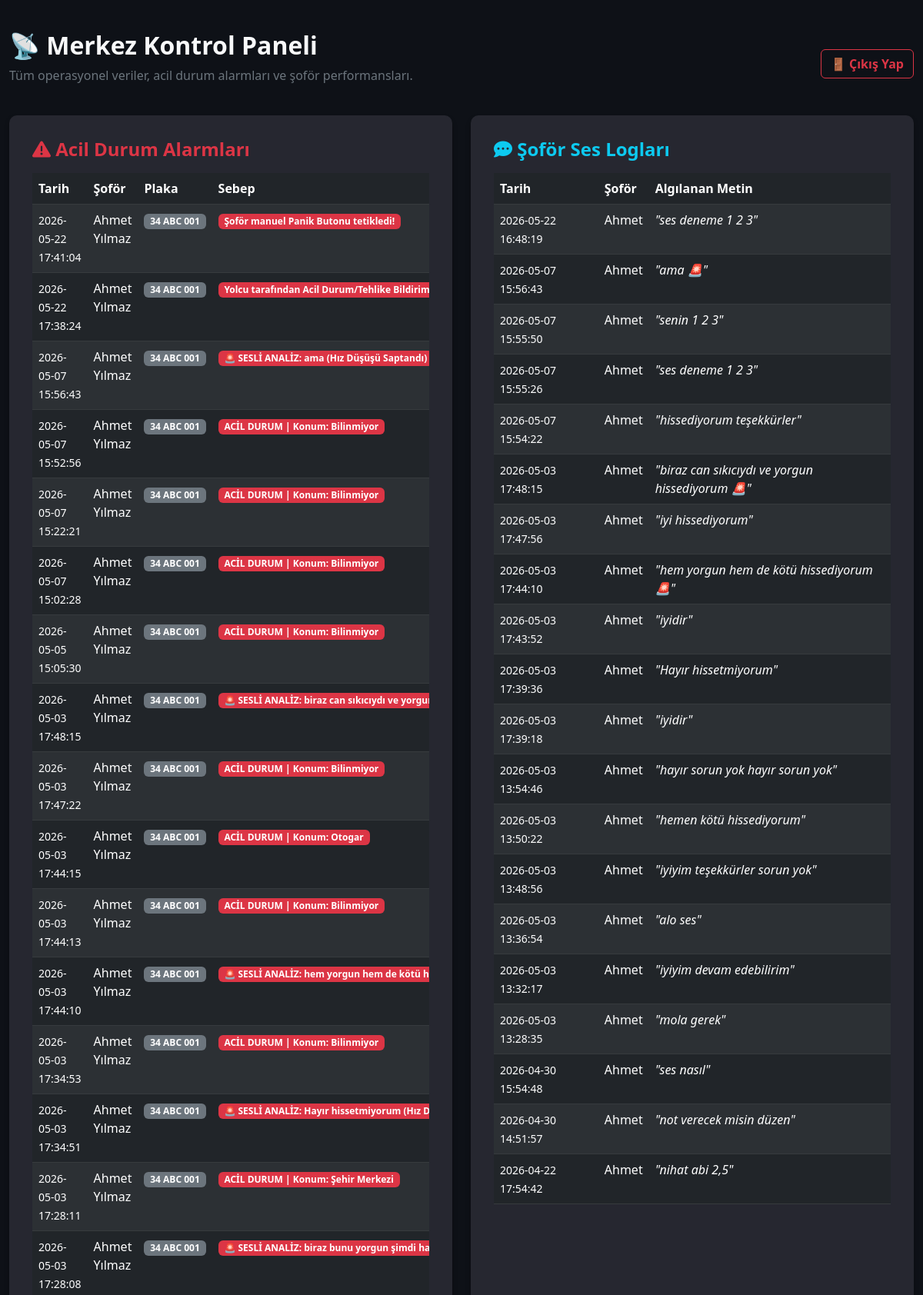
The page /admin (upper part) on the database its author committed.
### app/models.py (models this page shows, shortened)
class Alarm(db.Model):
    __tablename__ = 'alarmlar'
    alarm_id: Mapped[int] = mapped_column(primary_key=True, autoincrement=True)
    sofor_id: Mapped[int] = mapped_column(ForeignKey('soforler.id'), nullable=False)
    tarih_saat: Mapped[str] = mapped_column(String(50), nullable=False, default=lambda: datetime.now().strftime("%Y-%m-%d %H:%M:%S"))
    durum_bilgi: Mapped[Optional[str]] = mapped_column(Text)
    alarm_tipi: Mapped[str] = mapped_column(String(50), nullable=False)
    sofor: Mapped["Sofor"] = relationship(back_populates="alarmlar")

class Sofor(UserMixin, db.Model):
    __tablename__ = 'soforler'
    id: Mapped[int] = mapped_column(primary_key=True, autoincrement=True)
    ad: Mapped[str] = mapped_column(String(100), nullable=False)
    soyad: Mapped[str] = mapped_column(String(100), nullable=False)
    kullanici_adi: Mapped[str] = mapped_column(String(100), nullable=False, unique=True)
    arac_plaka: Mapped[str] = mapped_column(String(50), nullable=False, unique=True)
    sifre_hash: Mapped[str] = mapped_column(String(255), nullable=False)
    sifre_plain: Mapped[Optional[str]] = mapped_column(String(255))
    alarmlar: Mapped[List["Alarm"]] = relationship(back_populates="sofor")
    ses_loglari: Mapped[List["SesLog"]] = relationship(back_populates="sofor")
    vardiya_kayitlari: Mapped[List["VardiyaSesKaydi"]] = relationship(back_populates="sofor")
    yorumlar: Mapped[List["YolcuYorum"]] = relationship(back_populates="sofor")
    konum: Mapped[Optional["AracKonum"]] = relationship(back_populates="sofor", uselist=False)

class SesLog(db.Model):
    __tablename__ = 'ses_loglari'
    log_id: Mapped[int] = mapped_column(primary_key=True, autoincrement=True)
    sofor_id: Mapped[int] = mapped_column(ForeignKey('soforler.id'), nullable=False)
    tarih_saat: Mapped[str] = mapped_column(String(50), nullable=False, default=lambda: datetime.now().strftime("%Y-%m-%d %H:%M:%S"))
    metin: Mapped[str] = mapped_column(Text, nullable=False)
    sofor: Mapped["Sofor"] = relationship(back_populates="ses_loglari")

### app/admin/routes.py (the view)
@bp.route('/admin')
def admin_panel():
    alarmlar = db.session.scalars(db.select(Alarm).order_by(Alarm.alarm_id.desc())).all()
    loglar = db.session.scalars(db.select(SesLog).order_by(SesLog.log_id.desc())).all()
    yorumlar = db.session.scalars(db.select(YolcuYorum).order_by(YolcuYorum.id.desc())).all()
    vardiya_kayitlari = db.session.scalars(db.select(VardiyaSesKaydi).order_by(VardiyaSesKaydi.id.desc())).all()
    return render_template('admin.html', title='Merkez Yönetim', alarmlar=alarmlar, loglar=loglar, yorumlar=yorumlar, vardiya_kayitlari=vardiya_kayitlari)

### app/templates/admin.html (shortened to what this page needs)
{% extends "base.html" %}
{% block content %}
<div class="row align-items-center mb-4 mt-3">
    <div class="col-md-9">
        <h2 class="fw-bold text-light">📡 Merkez Kontrol Paneli</h2>
        <p class="text-secondary">Tüm operasyonel veriler, acil durum alarmları ve şoför performansları.</p>
    </div>
    <div class="col-md-3 text-end">
        <a href="{{ url_for('auth.logout') }}" class="btn btn-outline-danger fw-bold">🚪 Çıkış Yap</a>
    </div>
</div>
<div class="row">
    <div class="col-md-6 mb-4">
        <div class="streamlit-container h-100 mt-0">
            <h4 class="text-danger fw-bold mb-3"><i class="fa-solid fa-triangle-exclamation"></i> Acil Durum Alarmları</h4>
            <div class="table-responsive">
                <table class="table table-dark table-hover table-striped">
                    <thead>
                        <tr>
                            <th>Tarih</th>
                            <th>Şoför</th>
                            <th>Plaka</th>
                            <th>Sebep</th>
                        </tr>
                    </thead>
                    <tbody>
                        {% for a in alarmlar %}
                        <tr>
                            <td><small>{{ a.tarih_saat }}</small></td>
                            <td>{{ a.sofor.ad }} {{ a.sofor.soyad }}</td>
                            <td><span class="badge bg-secondary">{{ a.sofor.arac_plaka }}</span></td>
                            <td><span class="badge bg-danger">{{ a.durum_bilgi }}</span></td>
                        </tr>
                        {% else %}
                        <tr><td colspan="4" class="text-center text-muted">Kayıtlı alarm bulunmuyor.</td></tr>
                        {% endfor %}
                    </tbody>
                </table>
            </div>
        </div>
    </div>
    <div class="col-md-6 mb-4">
        <div class="streamlit-container h-100 mt-0">
            <h4 class="text-info fw-bold mb-3"><i class="fa-solid fa-comment-dots"></i> Şoför Ses Logları</h4>
            <div class="table-responsive">
                <table class="table table-dark table-hover table-striped">
                    <thead>
                        <tr>
                            <th>Tarih</th>
                            <th>Şoför</th>
                            <th>Algılanan Metin</th>
                        </tr>
                    </thead>
                    <tbody>
                        {% for l in loglar %}
                        <tr>
                            <td><small>{{ l.tarih_saat }}</small></td>
                            <td>{{ l.sofor.ad }}</td>
                            <td><i>"{{ l.metin }}"</i></td>
                        </tr>
                        {% else %}
                        <tr><td colspan="3" class="text-center text-muted">Ses logu bulunmuyor.</td></tr>
                        {% endfor %}
                    </tbody>
                </table>
            </div>
        </div>
    </div>
</div>
                {% set grouped_yorumlar = yorumlar | groupby('sofor_id') %}
{% endblock %}

### app/templates/base.html (shortened to what this page needs)
<!DOCTYPE html>
<html lang="tr" data-bs-theme="dark">
<head>
    <link href="https://cdn.jsdelivr.net/npm/bootstrap@5.3.0/dist/css/bootstrap.min.css" rel="stylesheet">
    <link rel="stylesheet" href="https://cdnjs.cloudflare.com/ajax/libs/font-awesome/6.4.0/css/all.min.css">
</head>
<body>
    <div class="container-fluid py-4">
        {% block content %}{% endblock %}
    </div>
</body>
</html>

### app/templates/base.html (style rules this page uses)
body { background-color: #0e1117; color: #fafafa; font-family: 'Segoe UI', Tahoma, Geneva, Verdana, sans-serif; }
.streamlit-container { max-width: 900px; margin: 40px auto; padding: 30px; background-color: #262730; border-radius: 10px; box-shadow: 0 4px 6px rgba(0,0,0,0.3); }

### rows shown on the page
Alarm: tarih_saat "2026-05-22 17:41:04", sofor.ad "Ahmet", sofor.soyad "Yılmaz", sofor.arac_plaka "34 ABC 001", durum_bilgi "Şoför manuel Panik Butonu tetikledi!"
Alarm: tarih_saat "2026-05-22 17:38:24", sofor.ad "Ahmet", sofor.soyad "Yılmaz", sofor.arac_plaka "34 ABC 001", durum_bilgi "Yolcu tarafından Acil Durum/Tehlike…"
Alarm: tarih_saat "2026-05-07 15:56:43", sofor.ad "Ahmet", sofor.soyad "Yılmaz", sofor.arac_plaka "34 ABC 001", durum_bilgi "🚨 SESLİ ANALİZ: ama (Hız Düşüşü Saptandı)"
Alarm: tarih_saat "2026-05-07 15:52:56", sofor.ad "Ahmet", sofor.soyad "Yılmaz", sofor.arac_plaka "34 ABC 001", durum_bilgi "ACİL DURUM | Konum: Bilinmiyor"
Alarm: tarih_saat "2026-05-07 15:22:21", sofor.ad "Ahmet", sofor.soyad "Yılmaz", sofor.arac_plaka "34 ABC 001", durum_bilgi "ACİL DURUM | Konum: Bilinmiyor"
Alarm: tarih_saat "2026-05-07 15:02:28", sofor.ad "Ahmet", sofor.soyad "Yılmaz", sofor.arac_plaka "34 ABC 001", durum_bilgi "ACİL DURUM | Konum: Bilinmiyor"
Alarm: tarih_saat "2026-05-05 15:05:30", sofor.ad "Ahmet", sofor.soyad "Yılmaz", sofor.arac_plaka "34 ABC 001", durum_bilgi "ACİL DURUM | Konum: Bilinmiyor"
Alarm: tarih_saat "2026-05-03 17:48:15", sofor.ad "Ahmet", sofor.soyad "Yılmaz", sofor.arac_plaka "34 ABC 001", durum_bilgi "🚨 SESLİ ANALİZ: biraz can sıkıcıydı ve…"
Alarm: tarih_saat "2026-05-03 17:47:22", sofor.ad "Ahmet", sofor.soyad "Yılmaz", sofor.arac_plaka "34 ABC 001", durum_bilgi "ACİL DURUM | Konum: Bilinmiyor"
Alarm: tarih_saat "2026-05-03 17:44:15", sofor.ad "Ahmet", sofor.soyad "Yılmaz", sofor.arac_plaka "34 ABC 001", durum_bilgi "ACİL DURUM | Konum: Otogar"
Alarm: tarih_saat "2026-05-03 17:44:13", sofor.ad "Ahmet", sofor.soyad "Yılmaz", sofor.arac_plaka "34 ABC 001", durum_bilgi "ACİL DURUM | Konum: Bilinmiyor"
Alarm: tarih_saat "2026-05-03 17:44:10", sofor.ad "Ahmet", sofor.soyad "Yılmaz", sofor.arac_plaka "34 ABC 001", durum_bilgi "🚨 SESLİ ANALİZ: hem yorgun hem de kötü…"
Alarm: tarih_saat "2026-05-03 17:34:53", sofor.ad "Ahmet", sofor.soyad "Yılmaz", sofor.arac_plaka "34 ABC 001", durum_bilgi "ACİL DURUM | Konum: Bilinmiyor"
Alarm: tarih_saat "2026-05-03 17:34:51", sofor.ad "Ahmet", sofor.soyad "Yılmaz", sofor.arac_plaka "34 ABC 001", durum_bilgi "🚨 SESLİ ANALİZ: Hayır hissetmiyorum (Hız…"
Alarm: tarih_saat "2026-05-03 17:28:11", sofor.ad "Ahmet", sofor.soyad "Yılmaz", sofor.arac_plaka "34 ABC 001", durum_bilgi "ACİL DURUM | Konum: Şehir Merkezi"
Alarm: tarih_saat "2026-05-03 17:28:08", sofor.ad "Ahmet", sofor.soyad "Yılmaz", sofor.arac_plaka "34 ABC 001", durum_bilgi "🚨 SESLİ ANALİZ: biraz bunu yorgun şimdi…"
SesLog: tarih_saat "2026-05-22 16:48:19", sofor.ad "Ahmet", metin "ses deneme 1 2 3"
SesLog: tarih_saat "2026-05-07 15:56:43", sofor.ad "Ahmet", metin "ama 🚨"
SesLog: tarih_saat "2026-05-07 15:55:50", sofor.ad "Ahmet", metin "senin 1 2 3"
SesLog: tarih_saat "2026-05-07 15:55:26", sofor.ad "Ahmet", metin "ses deneme 1 2 3"
SesLog: tarih_saat "2026-05-07 15:54:22", sofor.ad "Ahmet", metin "hissediyorum teşekkürler"
SesLog: tarih_saat "2026-05-03 17:48:15", sofor.ad "Ahmet", metin "biraz can sıkıcıydı ve yorgun hissediyorum 🚨"
SesLog: tarih_saat "2026-05-03 17:47:56", sofor.ad "Ahmet", metin "iyi hissediyorum"
SesLog: tarih_saat "2026-05-03 17:44:10", sofor.ad "Ahmet", metin "hem yorgun hem de kötü hissediyorum 🚨"
SesLog: tarih_saat "2026-05-03 17:43:52", sofor.ad "Ahmet", metin "iyidir"
SesLog: tarih_saat "2026-05-03 17:39:36", sofor.ad "Ahmet", metin "Hayır hissetmiyorum"
SesLog: tarih_saat "2026-05-03 17:39:18", sofor.ad "Ahmet", metin "iyidir"
SesLog: tarih_saat "2026-05-03 13:54:46", sofor.ad "Ahmet", metin "hayır sorun yok hayır sorun yok"
SesLog: tarih_saat "2026-05-03 13:50:22", sofor.ad "Ahmet", metin "hemen kötü hissediyorum"
SesLog: tarih_saat "2026-05-03 13:48:56", sofor.ad "Ahmet", metin "i̇yiyim teşekkürler sorun yok"
SesLog: tarih_saat "2026-05-03 13:36:54", sofor.ad "Ahmet", metin "alo ses"
SesLog: tarih_saat "2026-05-03 13:32:17", sofor.ad "Ahmet", metin "iyiyim devam edebilirim"
SesLog: tarih_saat "2026-05-03 13:28:35", sofor.ad "Ahmet", metin "mola gerek"
SesLog: tarih_saat "2026-04-30 15:54:48", sofor.ad "Ahmet", metin "ses nasıl"
SesLog: tarih_saat "2026-04-30 14:51:57", sofor.ad "Ahmet", metin "not verecek misin düzen"
SesLog: tarih_saat "2026-04-22 17:54:42", sofor.ad "Ahmet", metin "nihat abi 2,5"
